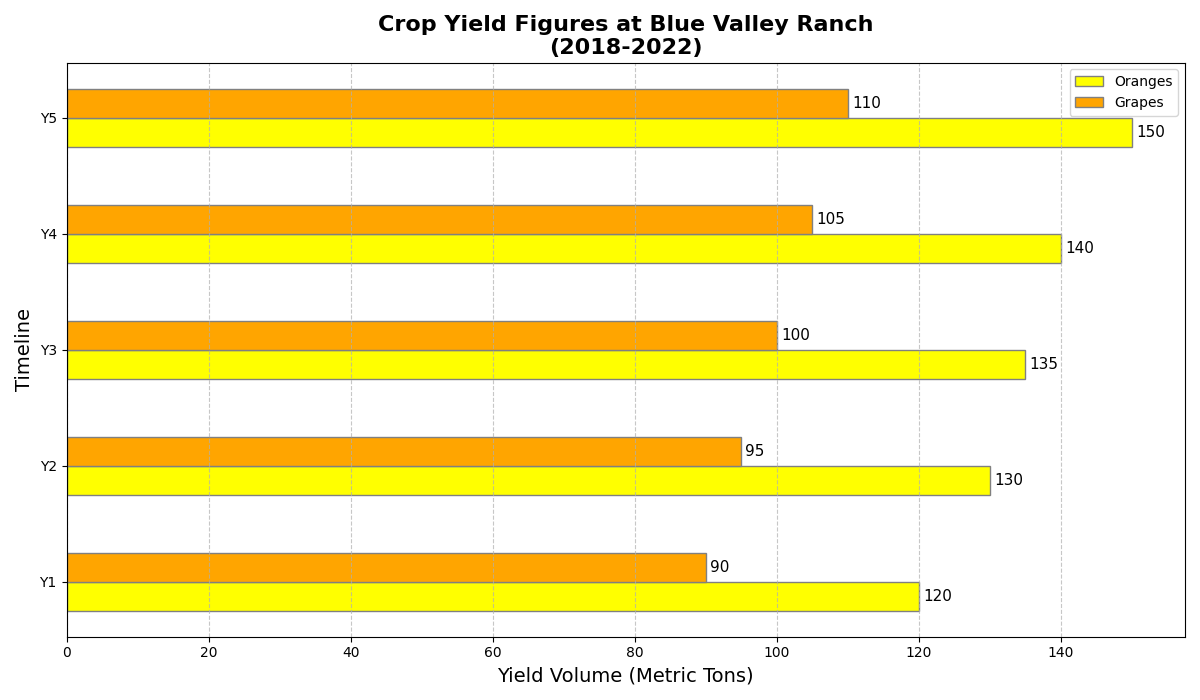

Source code (Python):
import matplotlib.pyplot as plt
import numpy as np

years = np.arange(2018, 2023)

apples_production = [120, 130, 135, 140, 150]
bananas_production = [90, 95, 100, 105, 110]

bar_height = 0.25

r1 = np.arange(len(years))
r2 = [x + bar_height for x in r1]

fig, ax = plt.subplots(figsize=(12, 7))

bars1 = ax.barh(r1, apples_production, color='yellow', height=bar_height, edgecolor='grey', label='Oranges')
bars2 = ax.barh(r2, bananas_production, color='orange', height=bar_height, edgecolor='grey', label='Grapes')

def add_labels(bars, ax):
    for bar in bars:
        width = bar.get_width()
        ax.annotate(f'{width}',
                    xy=(width, bar.get_y() + bar.get_height() / 2),
                    xytext=(3, 0),
                    textcoords="offset points",
                    ha='left', va='center', fontsize=11)

add_labels(bars1, ax)
add_labels(bars2, ax)

ax.set_title("Crop Yield Figures at Blue Valley Ranch\n(2018-2022)", fontsize=16, fontweight='bold')
ax.set_ylabel("Timeline", fontsize=14)
ax.set_xlabel("Yield Volume (Metric Tons)", fontsize=14)
ax.set_yticks([r + bar_height / 2 for r in range(len(years))])
ax.set_yticklabels(['Y1', 'Y2', 'Y3', 'Y4', 'Y5'])
ax.legend()

ax.grid(axis='x', linestyle='--', alpha=0.7)

plt.tight_layout()
plt.show()
